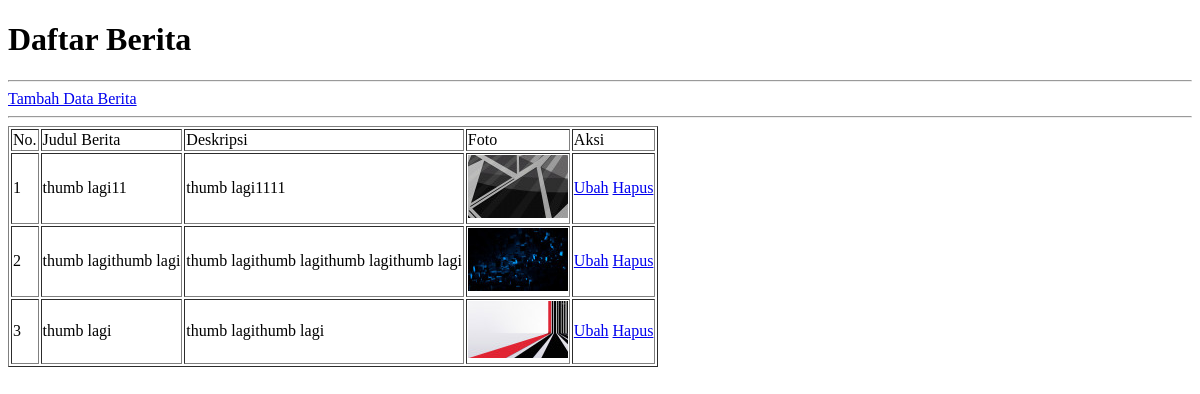
The app's page /index.php/berita, older data.
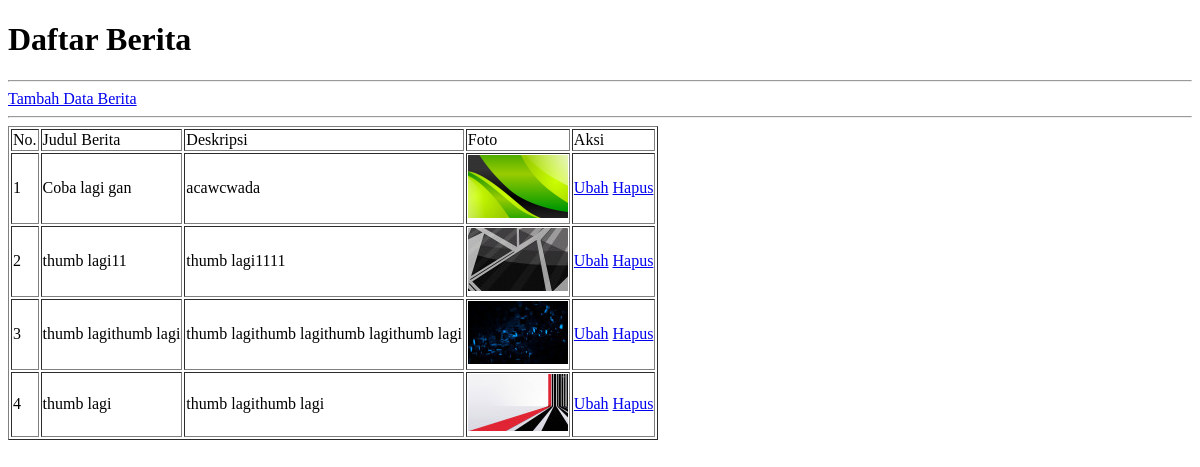
The same page, newer data.
### tables this page shows
CREATE TABLE `berita` (
  `id_berita` int NOT NULL,
  `judul_berita` varchar(250) DEFAULT NULL,
  `deskripsi_berita` text,
  `file_foto` text,
  `file_foto_thumb` text,
  `file_foto_size` int DEFAULT NULL
);

### application/controllers/Berita.php (called while the page is built, shortened)
<?php if (!defined('BASEPATH')) exit('No direct script access allowed');
class Berita extends CI_Controller
{
  function __construct()
  {
    $this->load->model('Berita_model');
  }
  public function index()
  {
    $data['get_all_berita'] = $this->Berita_model->get_all();
    $this->load->view('berita/index', $data);
  }
}

### index.php (called while the page is built, shortened)
<?php
require_once BASEPATH.'core/CodeIgniter.php';

### application/models/Berita_model.php (called while the page is built, shortened)
<?php if (!defined('BASEPATH')) exit('No direct script access allowed');
class Berita_model extends CI_Model
{
  public $table = 'berita';
  public $id    = 'id_berita';
  public $order = 'DESC';
  function get_all()
  {
    $this->db->order_by($this->id, $this->order);
    return $this->db->get($this->table)->result();
  }
}

### application/views/berita/index.php (the view, shortened to what this page needs)
<!DOCTYPE html>
<html lang="en">
<head>
</head>
<body>
  <h1>Daftar Berita</h1>
  <hr>
  <a href="<?php echo base_url('berita/create') ?>">Tambah Data Berita</a>
  <hr>
  <table border="1">
    <thead>
      <tr>
        <td>No.</td>
        <td>Judul Berita</td>
        <td>Deskripsi</td>
        <td>Foto</td>
        <td>Aksi</td>
      </tr>
    </thead>
    <tbody>
      <?php
      $no = 1;
      foreach ($get_all_berita as $data) {
      ?>
        <tr>
          <td><?php echo $no++ ?></td>
          <td><?php echo $data->judul_berita ?></td>
          <td><?php echo $data->deskripsi_berita ?></td>
          <td><img src="<?php echo base_url('assets/images/berita/' . $data->file_foto_thumb) ?>"></td>
          <td>
            <a href="<?php echo base_url('berita/update/' . $data->id_berita) ?>"><i class="fa fa-pencil-alt"></i> Ubah</a>
            <a href="<?php echo base_url('berita/delete/' . $data->id_berita) ?>"><i class="fa fa-trash"></i> Hapus</a>
          </td>
        </tr>
      <?php } ?>
    </tbody>
  </table>
</body>
</html>

Row changes from the older to the newer data that the page shows:
added berita: judul_berita "Coba lagi gan", deskripsi_berita "acawcwada", file_foto_thumb (picture)
